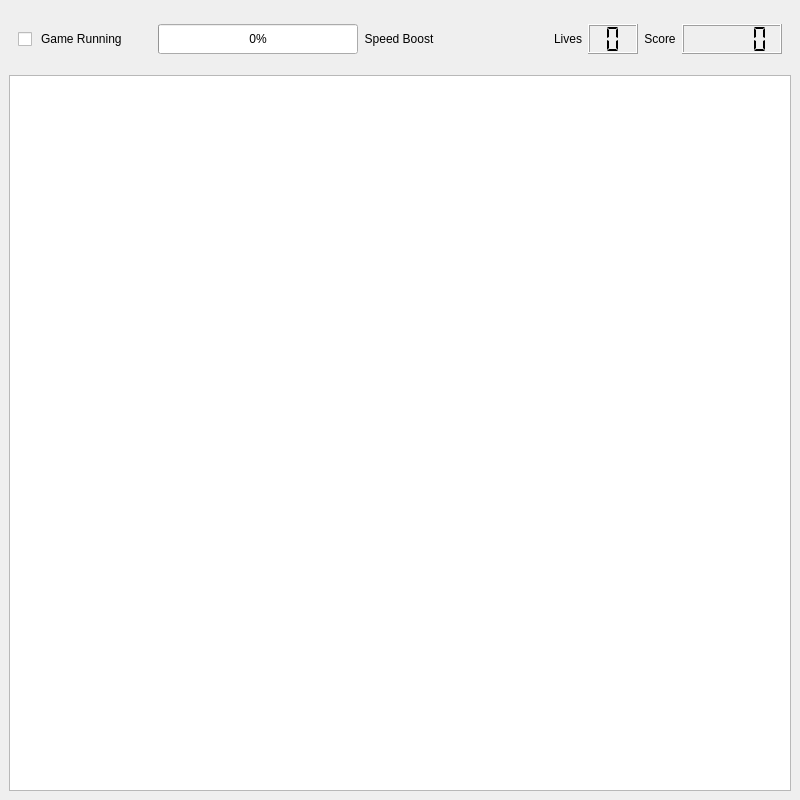
<?xml version="1.0" encoding="UTF-8"?>
<ui version="4.0">
 <class>CitizenPacMainWindow</class>
 <widget class="QMainWindow" name="CitizenPacMainWindow">
  <property name="enabled">
   <bool>true</bool>
  </property>
  <property name="geometry">
   <rect>
    <x>0</x>
    <y>0</y>
    <width>800</width>
    <height>800</height>
   </rect>
  </property>
  <property name="sizePolicy">
   <sizepolicy hsizetype="Expanding" vsizetype="Expanding">
    <horstretch>0</horstretch>
    <verstretch>0</verstretch>
   </sizepolicy>
  </property>
  <property name="minimumSize">
   <size>
    <width>800</width>
    <height>800</height>
   </size>
  </property>
  <property name="windowTitle">
   <string>CitizenPac</string>
  </property>
  <property name="windowIcon">
   <iconset resource="citizen_pac.qrc">
    <normaloff>:/view/qt_configs/images/logo_36x36.png</normaloff>:/view/qt_configs/images/logo_36x36.png</iconset>
  </property>
  <widget class="QWidget" name="citizenCentralWidget">
   <property name="enabled">
    <bool>true</bool>
   </property>
   <property name="minimumSize">
    <size>
     <width>800</width>
     <height>800</height>
    </size>
   </property>
   <layout class="QGridLayout" name="gridLayout">
    <item row="0" column="0">
     <widget class="QWidget" name="statsBarContainerWidget" native="true">
      <property name="sizePolicy">
       <sizepolicy hsizetype="Preferred" vsizetype="Fixed">
        <horstretch>0</horstretch>
        <verstretch>0</verstretch>
       </sizepolicy>
      </property>
      <property name="maximumSize">
       <size>
        <width>16777215</width>
        <height>60</height>
       </size>
      </property>
      <layout class="QHBoxLayout" name="horizontalLayout">
       <item>
        <widget class="QCheckBox" name="statsBarCheckBox">
         <property name="enabled">
          <bool>true</bool>
         </property>
         <property name="minimumSize">
          <size>
           <width>0</width>
           <height>30</height>
          </size>
         </property>
         <property name="maximumSize">
          <size>
           <width>16777215</width>
           <height>30</height>
          </size>
         </property>
         <property name="cursor">
          <cursorShape>PointingHandCursor</cursorShape>
         </property>
         <property name="text">
          <string/>
         </property>
        </widget>
       </item>
       <item>
        <spacer name="horizontalSpacer">
         <property name="orientation">
          <enum>Qt::Horizontal</enum>
         </property>
         <property name="sizeType">
          <enum>QSizePolicy::Fixed</enum>
         </property>
         <property name="sizeHint" stdset="0">
          <size>
           <width>3</width>
           <height>20</height>
          </size>
         </property>
        </spacer>
       </item>
       <item>
        <widget class="QLabel" name="statsBarCheckBoxLabel">
         <property name="sizePolicy">
          <sizepolicy hsizetype="Preferred" vsizetype="Fixed">
           <horstretch>0</horstretch>
           <verstretch>0</verstretch>
          </sizepolicy>
         </property>
         <property name="minimumSize">
          <size>
           <width>0</width>
           <height>30</height>
          </size>
         </property>
         <property name="text">
          <string>Game Running</string>
         </property>
        </widget>
       </item>
       <item>
        <spacer name="statsBarGameHSpacer">
         <property name="orientation">
          <enum>Qt::Horizontal</enum>
         </property>
         <property name="sizeType">
          <enum>QSizePolicy::Fixed</enum>
         </property>
         <property name="sizeHint" stdset="0">
          <size>
           <width>30</width>
           <height>30</height>
          </size>
         </property>
        </spacer>
       </item>
       <item>
        <widget class="QProgressBar" name="statsBarGameSpeedProgress">
         <property name="minimumSize">
          <size>
           <width>200</width>
           <height>30</height>
          </size>
         </property>
         <property name="maximumSize">
          <size>
           <width>16777215</width>
           <height>30</height>
          </size>
         </property>
         <property name="value">
          <number>0</number>
         </property>
         <property name="invertedAppearance">
          <bool>false</bool>
         </property>
        </widget>
       </item>
       <item>
        <widget class="QLabel" name="statsBarSpeedLabel">
         <property name="enabled">
          <bool>true</bool>
         </property>
         <property name="sizePolicy">
          <sizepolicy hsizetype="Preferred" vsizetype="Fixed">
           <horstretch>0</horstretch>
           <verstretch>0</verstretch>
          </sizepolicy>
         </property>
         <property name="minimumSize">
          <size>
           <width>0</width>
           <height>30</height>
          </size>
         </property>
         <property name="maximumSize">
          <size>
           <width>16777215</width>
           <height>30</height>
          </size>
         </property>
         <property name="text">
          <string>Speed Boost</string>
         </property>
         <property name="alignment">
          <set>Qt::AlignCenter</set>
         </property>
        </widget>
       </item>
       <item>
        <spacer name="statsBarHSpacer">
         <property name="enabled">
          <bool>true</bool>
         </property>
         <property name="minimumSize">
          <size>
           <width>0</width>
           <height>30</height>
          </size>
         </property>
         <property name="orientation">
          <enum>Qt::Horizontal</enum>
         </property>
         <property name="sizeHint" stdset="0">
          <size>
           <width>200</width>
           <height>30</height>
          </size>
         </property>
        </spacer>
       </item>
       <item>
        <widget class="QLabel" name="statsBarLivesLabel">
         <property name="enabled">
          <bool>true</bool>
         </property>
         <property name="sizePolicy">
          <sizepolicy hsizetype="Preferred" vsizetype="Fixed">
           <horstretch>0</horstretch>
           <verstretch>0</verstretch>
          </sizepolicy>
         </property>
         <property name="minimumSize">
          <size>
           <width>0</width>
           <height>30</height>
          </size>
         </property>
         <property name="maximumSize">
          <size>
           <width>16777215</width>
           <height>30</height>
          </size>
         </property>
         <property name="text">
          <string>Lives</string>
         </property>
         <property name="alignment">
          <set>Qt::AlignCenter</set>
         </property>
        </widget>
       </item>
       <item>
        <widget class="QLCDNumber" name="statsBarLivesValue">
         <property name="enabled">
          <bool>true</bool>
         </property>
         <property name="sizePolicy">
          <sizepolicy hsizetype="Fixed" vsizetype="Fixed">
           <horstretch>0</horstretch>
           <verstretch>0</verstretch>
          </sizepolicy>
         </property>
         <property name="minimumSize">
          <size>
           <width>50</width>
           <height>30</height>
          </size>
         </property>
         <property name="maximumSize">
          <size>
           <width>50</width>
           <height>30</height>
          </size>
         </property>
         <property name="smallDecimalPoint">
          <bool>false</bool>
         </property>
         <property name="numDigits">
          <number>1</number>
         </property>
         <property name="segmentStyle">
          <enum>QLCDNumber::Flat</enum>
         </property>
         <property name="intValue" stdset="0">
          <number>0</number>
         </property>
        </widget>
       </item>
       <item>
        <widget class="QLabel" name="statsBarScoreLabel">
         <property name="enabled">
          <bool>true</bool>
         </property>
         <property name="sizePolicy">
          <sizepolicy hsizetype="Preferred" vsizetype="Fixed">
           <horstretch>0</horstretch>
           <verstretch>0</verstretch>
          </sizepolicy>
         </property>
         <property name="minimumSize">
          <size>
           <width>0</width>
           <height>30</height>
          </size>
         </property>
         <property name="maximumSize">
          <size>
           <width>16777215</width>
           <height>30</height>
          </size>
         </property>
         <property name="text">
          <string>Score</string>
         </property>
         <property name="alignment">
          <set>Qt::AlignCenter</set>
         </property>
        </widget>
       </item>
       <item>
        <widget class="QLCDNumber" name="statsBarScoreValue">
         <property name="enabled">
          <bool>true</bool>
         </property>
         <property name="sizePolicy">
          <sizepolicy hsizetype="Fixed" vsizetype="Fixed">
           <horstretch>0</horstretch>
           <verstretch>0</verstretch>
          </sizepolicy>
         </property>
         <property name="minimumSize">
          <size>
           <width>100</width>
           <height>30</height>
          </size>
         </property>
         <property name="maximumSize">
          <size>
           <width>100</width>
           <height>30</height>
          </size>
         </property>
         <property name="font">
          <font>
           <pointsize>9</pointsize>
          </font>
         </property>
         <property name="frameShape">
          <enum>QFrame::Box</enum>
         </property>
         <property name="frameShadow">
          <enum>QFrame::Raised</enum>
         </property>
         <property name="segmentStyle">
          <enum>QLCDNumber::Flat</enum>
         </property>
        </widget>
       </item>
      </layout>
     </widget>
    </item>
    <item row="1" column="0">
     <widget class="QGraphicsView" name="citizenPacGraphicsView">
      <property name="enabled">
       <bool>true</bool>
      </property>
      <property name="sizePolicy">
       <sizepolicy hsizetype="Preferred" vsizetype="Preferred">
        <horstretch>0</horstretch>
        <verstretch>0</verstretch>
       </sizepolicy>
      </property>
      <property name="minimumSize">
       <size>
        <width>0</width>
        <height>0</height>
       </size>
      </property>
      <property name="cursor" stdset="0">
       <cursorShape>ArrowCursor</cursorShape>
      </property>
      <property name="backgroundBrush">
       <brush brushstyle="NoBrush">
        <color alpha="255">
         <red>0</red>
         <green>0</green>
         <blue>0</blue>
        </color>
       </brush>
      </property>
      <property name="foregroundBrush">
       <brush brushstyle="NoBrush">
        <color alpha="255">
         <red>0</red>
         <green>0</green>
         <blue>0</blue>
        </color>
       </brush>
      </property>
     </widget>
    </item>
   </layout>
  </widget>
 </widget>
 <resources>
  <include location="citizen_pac.qrc"/>
 </resources>
 <connections/>
</ui>
